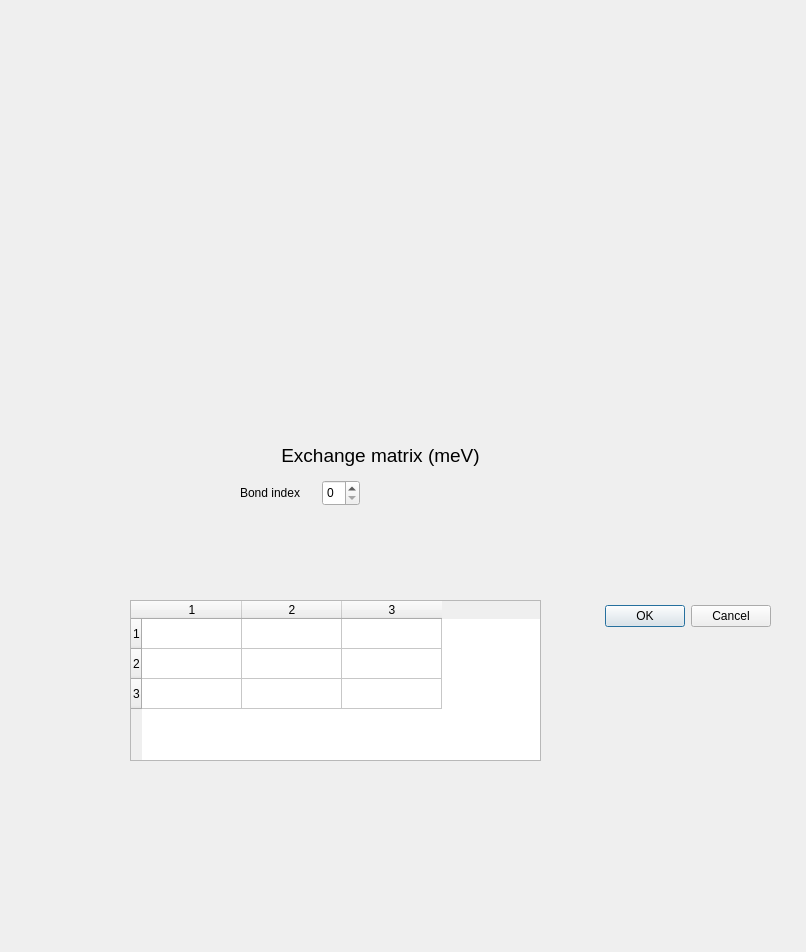
<?xml version="1.0" encoding="UTF-8"?>
<ui version="4.0">
 <class>ManualExchangeDialogFaustSpin</class>
 <widget class="QDialog" name="ManualExchangeDialogFaustSpin">
  <property name="geometry">
   <rect>
    <x>0</x>
    <y>0</y>
    <width>806</width>
    <height>952</height>
   </rect>
  </property>
  <property name="windowTitle">
   <string>Manual exchange dialog Faust Spin</string>
  </property>
  <widget class="QDialogButtonBox" name="buttonBox">
   <property name="geometry">
    <rect>
     <x>430</x>
     <y>600</y>
     <width>341</width>
     <height>32</height>
    </rect>
   </property>
   <property name="orientation">
    <enum>Qt::Orientation::Horizontal</enum>
   </property>
   <property name="standardButtons">
    <set>QDialogButtonBox::StandardButton::Cancel|QDialogButtonBox::StandardButton::Ok</set>
   </property>
  </widget>
  <widget class="QWidget" name="latticeViewHost" native="true">
   <property name="geometry">
    <rect>
     <x>0</x>
     <y>40</y>
     <width>801</width>
     <height>401</height>
    </rect>
   </property>
   <property name="minimumSize">
    <size>
     <width>360</width>
     <height>320</height>
    </size>
   </property>
  </widget>
  <widget class="QLabel" name="label">
   <property name="geometry">
    <rect>
     <x>210</x>
     <y>430</y>
     <width>341</width>
     <height>51</height>
    </rect>
   </property>
   <property name="text">
    <string>&lt;html&gt;&lt;head/&gt;&lt;body&gt;&lt;p align=&quot;center&quot;&gt;&lt;span style=&quot; font-size:14pt;&quot;&gt;Exchange matrix (meV)&lt;/span&gt;&lt;/p&gt;&lt;/body&gt;&lt;/html&gt;</string>
   </property>
  </widget>
  <widget class="QTableWidget" name="exchangeMatrixTable">
   <property name="geometry">
    <rect>
     <x>130</x>
     <y>600</y>
     <width>411</width>
     <height>161</height>
    </rect>
   </property>
   <property name="rowCount">
    <number>3</number>
   </property>
   <property name="columnCount">
    <number>3</number>
   </property>
   <row/>
   <row/>
   <row/>
   <column/>
   <column/>
   <column/>
  </widget>
  <widget class="QSpinBox" name="exchangeBondIndex">
   <property name="geometry">
    <rect>
     <x>322</x>
     <y>480</y>
     <width>38</width>
     <height>26</height>
    </rect>
   </property>
  </widget>
  <widget class="QLabel" name="label_2">
   <property name="geometry">
    <rect>
     <x>240</x>
     <y>480</y>
     <width>81</width>
     <height>26</height>
    </rect>
   </property>
   <property name="text">
    <string>Bond index</string>
   </property>
  </widget>
  <widget class="QLabel" name="exchangeBondCoordinates">
   <property name="geometry">
    <rect>
     <x>220</x>
     <y>510</y>
     <width>231</width>
     <height>71</height>
    </rect>
   </property>
   <property name="text">
    <string/>
   </property>
  </widget>
  <widget class="QLabel" name="exchangeInputError">
   <property name="geometry">
    <rect>
     <x>400</x>
     <y>480</y>
     <width>121</width>
     <height>61</height>
    </rect>
   </property>
   <property name="text">
    <string/>
   </property>
  </widget>
 </widget>
 <resources/>
 <connections>
  <connection>
   <sender>buttonBox</sender>
   <signal>accepted()</signal>
   <receiver>ManualExchangeDialogFaustSpin</receiver>
   <slot>accept()</slot>
   <hints>
    <hint type="sourcelabel">
     <x>248</x>
     <y>254</y>
    </hint>
    <hint type="destinationlabel">
     <x>157</x>
     <y>274</y>
    </hint>
   </hints>
  </connection>
  <connection>
   <sender>buttonBox</sender>
   <signal>rejected()</signal>
   <receiver>ManualExchangeDialogFaustSpin</receiver>
   <slot>reject()</slot>
   <hints>
    <hint type="sourcelabel">
     <x>316</x>
     <y>260</y>
    </hint>
    <hint type="destinationlabel">
     <x>286</x>
     <y>274</y>
    </hint>
   </hints>
  </connection>
 </connections>
</ui>
